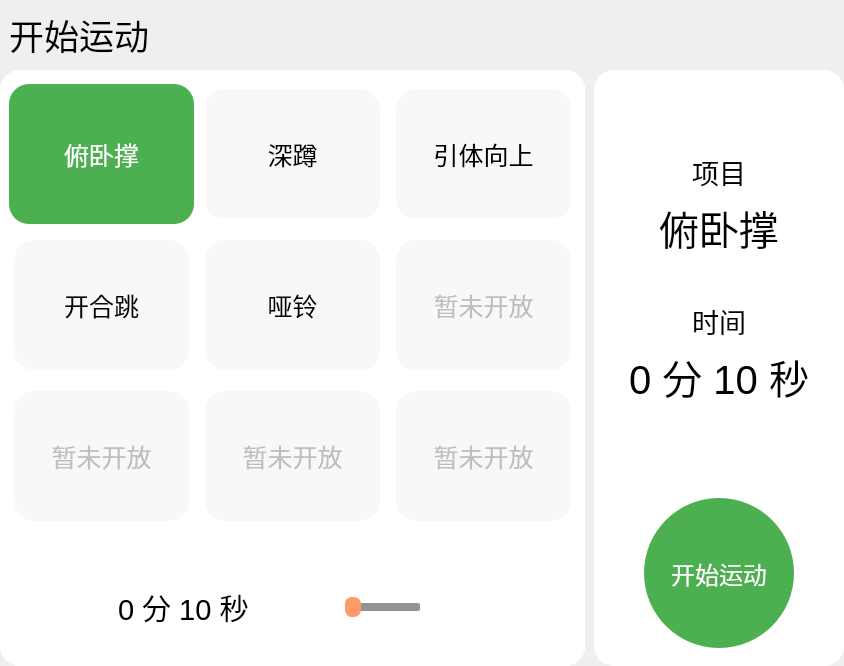
      <widget class="QWidget" name="sportPage">
       <layout class="QVBoxLayout" name="verticalLayout_3" stretch="1,9">
        <property name="spacing">
         <number>0</number>
        </property>
        <property name="leftMargin">
         <number>0</number>
        </property>
        <property name="topMargin">
         <number>0</number>
        </property>
        <property name="rightMargin">
         <number>0</number>
        </property>
        <property name="bottomMargin">
         <number>0</number>
        </property>
        <item>
         <widget class="QWidget" name="widget_6" native="true">
          <layout class="QGridLayout" name="gridLayout_4">
           <item row="0" column="0">
            <widget class="QLabel" name="label_4">
             <property name="font">
              <font>
               <pointsize>26</pointsize>
               <bold>false</bold>
              </font>
             </property>
             <property name="styleSheet">
              <string notr="true">/*color: rgb(129, 131, 133);*/</string>
             </property>
             <property name="text">
              <string>开始运动</string>
             </property>
            </widget>
           </item>
          </layout>
         </widget>
        </item>
        <item>
         <widget class="QWidget" name="widget_7" native="true">
          <layout class="QHBoxLayout" name="horizontalLayout_3" stretch="7,3">
           <property name="spacing">
            <number>9</number>
           </property>
           <property name="leftMargin">
            <number>0</number>
           </property>
           <property name="topMargin">
            <number>0</number>
           </property>
           <property name="rightMargin">
            <number>0</number>
           </property>
           <property name="bottomMargin">
            <number>0</number>
           </property>
           <item>
            <widget class="QWidget" name="widget_12" native="true">
             <property name="styleSheet">
              <string notr="true">background-color: rgb(255, 255, 255);
border-radius:20px;</string>
             </property>
             <layout class="QVBoxLayout" name="verticalLayout_7" stretch="8,2">
              <property name="leftMargin">
               <number>0</number>
              </property>
              <property name="topMargin">
               <number>0</number>
              </property>
              <property name="rightMargin">
               <number>0</number>
              </property>
              <property name="bottomMargin">
               <number>0</number>
              </property>
              <item>
               <widget class="QGroupBox" name="itemGroupBox">
                <property name="styleSheet">
                 <string notr="true">#groupBox{
	
}

QPushButton{
	background-color: rgb(248, 248, 248);
	min-height:130px;
	font-size:25px;
	text-align: center;
	margin:5px;
	border-radius:20px;
}


QPushButton::hover {
	margin:0px;
}

QPushButton::checked {
	background-color: rgb(76, 175, 80);
	margin:0px;
	color: rgb(255, 255, 255);
}</string>
                </property>
                <property name="title">
                 <string/>
                </property>
                <property name="alignment">
                 <set>Qt::AlignCenter</set>
                </property>
                <layout class="QGridLayout" name="gridLayout_5">
                 <item row="0" column="0">
                  <widget class="QPushButton" name="pushChoice_Button">
                   <property name="text">
                    <string>俯卧撑</string>
                   </property>
                   <property name="checkable">
                    <bool>true</bool>
                   </property>
                   <property name="checked">
                    <bool>true</bool>
                   </property>
                   <property name="autoExclusive">
                    <bool>true</bool>
                   </property>
                  </widget>
                 </item>
                 <item row="0" column="2">
                  <widget class="QPushButton" name="chinningChoiceButton">
                   <property name="text">
                    <string>引体向上</string>
                   </property>
                   <property name="checkable">
                    <bool>true</bool>
                   </property>
                   <property name="autoExclusive">
                    <bool>true</bool>
                   </property>
                  </widget>
                 </item>
                 <item row="1" column="1">
                  <widget class="QPushButton" name="dumbbellChoiceButton">
                   <property name="text">
                    <string>哑铃</string>
                   </property>
                   <property name="checkable">
                    <bool>true</bool>
                   </property>
                   <property name="autoExclusive">
                    <bool>true</bool>
                   </property>
                  </widget>
                 </item>
                 <item row="1" column="2">
                  <widget class="QPushButton" name="pushButton_8">
                   <property name="enabled">
                    <bool>false</bool>
                   </property>
                   <property name="text">
                    <string>暂未开放</string>
                   </property>
                   <property name="checkable">
                    <bool>true</bool>
                   </property>
                   <property name="autoExclusive">
                    <bool>true</bool>
                   </property>
                  </widget>
                 </item>
                 <item row="2" column="0">
                  <widget class="QPushButton" name="pushButton_9">
                   <property name="enabled">
                    <bool>false</bool>
                   </property>
                   <property name="text">
                    <string>暂未开放</string>
                   </property>
                   <property name="checkable">
                    <bool>true</bool>
                   </property>
                   <property name="autoExclusive">
                    <bool>true</bool>
                   </property>
                  </widget>
                 </item>
                 <item row="2" column="1">
                  <widget class="QPushButton" name="pushButton_10">
                   <property name="enabled">
                    <bool>false</bool>
                   </property>
                   <property name="text">
                    <string>暂未开放</string>
                   </property>
                   <property name="checkable">
                    <bool>true</bool>
                   </property>
                   <property name="autoExclusive">
                    <bool>true</bool>
                   </property>
                  </widget>
                 </item>
                 <item row="2" column="2">
                  <widget class="QPushButton" name="pushButton_11">
                   <property name="enabled">
                    <bool>false</bool>
                   </property>
                   <property name="text">
                    <string>暂未开放</string>
                   </property>
                   <property name="checkable">
                    <bool>true</bool>
                   </property>
                   <property name="autoExclusive">
                    <bool>true</bool>
                   </property>
                  </widget>
                 </item>
                 <item row="0" column="1">
                  <widget class="QPushButton" name="squatChoice_Button">
                   <property name="text">
                    <string>深蹲</string>
                   </property>
                   <property name="checkable">
                    <bool>true</bool>
                   </property>
                   <property name="autoExclusive">
                    <bool>true</bool>
                   </property>
                  </widget>
                 </item>
                 <item row="1" column="0">
                  <widget class="QPushButton" name="jumpingJacksChoice_Button">
                   <property name="text">
                    <string>开合跳</string>
                   </property>
                   <property name="checkable">
                    <bool>true</bool>
                   </property>
                   <property name="autoExclusive">
                    <bool>true</bool>
                   </property>
                  </widget>
                 </item>
                </layout>
               </widget>
              </item>
              <item>
               <widget class="QWidget" name="widget_13" native="true">
                <property name="styleSheet">
                 <string notr="true"/>
                </property>
                <layout class="QHBoxLayout" name="horizontalLayout_4">
                 <item>
                  <spacer name="horizontalSpacer">
                   <property name="orientation">
                    <enum>Qt::Horizontal</enum>
                   </property>
                   <property name="sizeHint" stdset="0">
                    <size>
                     <width>118</width>
                     <height>20</height>
                    </size>
                   </property>
                  </spacer>
                 </item>
                 <item>
                  <widget class="QLabel" name="leftTime_Label">
                   <property name="font">
                    <font>
                     <pointsize>22</pointsize>
                    </font>
                   </property>
                   <property name="text">
                    <string>0 分 10 秒</string>
                   </property>
                  </widget>
                 </item>
                 <item>
                  <spacer name="horizontalSpacer_3">
                   <property name="orientation">
                    <enum>Qt::Horizontal</enum>
                   </property>
                   <property name="sizeHint" stdset="0">
                    <size>
                     <width>98</width>
                     <height>20</height>
                    </size>
                   </property>
                  </spacer>
                 </item>
                 <item>
                  <widget class="QSlider" name="sportTime_Slider">
                   <property name="minimumSize">
                    <size>
                     <width>0</width>
                     <height>24</height>
                    </size>
                   </property>
                   <property name="styleSheet">
                    <string notr="true">
QSlider::groove:horizontal {
border: 0px solid #bbb;
}
QSlider::sub-page:horizontal {
background: rgb(235,97,0);
border-radius: 0px;
margin-top:8px;
margin-bottom:8px;
}
QSlider::add-page:horizontal {
background: ;
	background-color: rgb(147, 147, 147);
border: 0px solid #777;
border-radius: 2px;
margin-top:8px;
margin-bottom:8px;
}
QSlider::handle:horizontal {
background: rgb(255,153,102);
border: 1px solid rgb(255,153,102);
width: 14px;
height:10px;
border-radius: 7px;
margin-top:2px;
margin-bottom:2px;
}
QSlider::handle:horizontal:hover {
background: rgb(255,128,6);
border: 1px solid rgba(102,102,102,102);
border-radius: 7px;
}
QSlider::sub-page:horizontal:disabled {
background: #bbb;
border-color: #999;
}
QSlider::add-page:horizontal:disabled {
background: #eee;
border-color: #999;
}
QSlider::handle:horizontal:disabled {
background: #eee;
border: 1px solid #aaa;
border-radius: 4px;
}</string>
                   </property>
                   <property name="minimum">
                    <number>10</number>
                   </property>
                   <property name="maximum">
                    <number>600</number>
                   </property>
                   <property name="singleStep">
                    <number>5</number>
                   </property>
                   <property name="orientation">
                    <enum>Qt::Horizontal</enum>
                   </property>
                  </widget>
                 </item>
                 <item>
                  <spacer name="horizontalSpacer_2">
                   <property name="orientation">
                    <enum>Qt::Horizontal</enum>
                   </property>
                   <property name="sizeHint" stdset="0">
                    <size>
                     <width>164</width>
                     <height>20</height>
                    </size>
                   </property>
                  </spacer>
                 </item>
                </layout>
               </widget>
              </item>
             </layout>
            </widget>
           </item>
           <item>
            <widget class="QWidget" name="widget_8" native="true">
             <property name="styleSheet">
              <string notr="true">#widget_8{
	/*border:2px solid rgb(129, 131, 133);*/
	background-color: rgb(255, 255, 255);
	border-radius:20px;
}</string>
             </property>
             <layout class="QVBoxLayout" name="verticalLayout_4">
              <item>
               <spacer name="verticalSpacer_3">
                <property name="orientation">
                 <enum>Qt::Vertical</enum>
                </property>
                <property name="sizeType">
                 <enum>QSizePolicy::Fixed</enum>
                </property>
                <property name="sizeHint" stdset="0">
                 <size>
                  <width>20</width>
                  <height>64</height>
                 </size>
                </property>
               </spacer>
              </item>
              <item>
               <widget class="QWidget" name="widget_9" native="true">
                <property name="minimumSize">
                 <size>
                  <width>0</width>
                  <height>100</height>
                 </size>
                </property>
                <property name="styleSheet">
                 <string notr="true">background-color: transparent;</string>
                </property>
                <layout class="QVBoxLayout" name="verticalLayout_5">
                 <item>
                  <widget class="QLabel" name="label_5">
                   <property name="font">
                    <font>
                     <pointsize>20</pointsize>
                    </font>
                   </property>
                   <property name="text">
                    <string>项目</string>
                   </property>
                   <property name="alignment">
                    <set>Qt::AlignCenter</set>
                   </property>
                  </widget>
                 </item>
                 <item>
                  <widget class="QLabel" name="item_Label">
                   <property name="font">
                    <font>
                     <pointsize>30</pointsize>
                    </font>
                   </property>
                   <property name="text">
                    <string>俯卧撑</string>
                   </property>
                   <property name="alignment">
                    <set>Qt::AlignCenter</set>
                   </property>
                  </widget>
                 </item>
                </layout>
               </widget>
              </item>
              <item>
               <spacer name="verticalSpacer_4">
                <property name="orientation">
                 <enum>Qt::Vertical</enum>
                </property>
                <property name="sizeType">
                 <enum>QSizePolicy::Fixed</enum>
                </property>
                <property name="sizeHint" stdset="0">
                 <size>
                  <width>20</width>
                  <height>20</height>
                 </size>
                </property>
               </spacer>
              </item>
              <item>
               <widget class="QWidget" name="widget_10" native="true">
                <property name="minimumSize">
                 <size>
                  <width>0</width>
                  <height>100</height>
                 </size>
                </property>
                <property name="styleSheet">
                 <string notr="true">background-color: transparent;</string>
                </property>
                <layout class="QVBoxLayout" name="verticalLayout_6">
                 <item>
                  <widget class="QLabel" name="label_7">
                   <property name="font">
                    <font>
                     <pointsize>20</pointsize>
                    </font>
                   </property>
                   <property name="text">
                    <string>时间</string>
                   </property>
                   <property name="alignment">
                    <set>Qt::AlignCenter</set>
                   </property>
                  </widget>
                 </item>
                 <item>
                  <widget class="QLabel" name="rightTime_Label">
                   <property name="font">
                    <font>
                     <pointsize>30</pointsize>
                    </font>
                   </property>
                   <property name="text">
                    <string>0 分 10 秒</string>
                   </property>
                   <property name="alignment">
                    <set>Qt::AlignCenter</set>
                   </property>
                  </widget>
                 </item>
                </layout>
               </widget>
              </item>
              <item>
               <spacer name="verticalSpacer_2">
                <property name="orientation">
                 <enum>Qt::Vertical</enum>
                </property>
                <property name="sizeHint" stdset="0">
                 <size>
                  <width>20</width>
                  <height>68</height>
                 </size>
                </property>
               </spacer>
              </item>
              <item>
               <widget class="QWidget" name="widget_11" native="true">
                <property name="styleSheet">
                 <string notr="true">background-color: transparent;</string>
                </property>
                <layout class="QGridLayout" name="gridLayout_3">
                 <item row="0" column="0">
                  <widget class="QPushButton" name="startButton">
                   <property name="minimumSize">
                    <size>
                     <width>150</width>
                     <height>150</height>
                    </size>
                   </property>
                   <property name="maximumSize">
                    <size>
                     <width>150</width>
                     <height>150</height>
                    </size>
                   </property>
                   <property name="font">
                    <font>
                     <pointsize>18</pointsize>
                    </font>
                   </property>
                   <property name="styleSheet">
                    <string notr="true">background-color: rgb(76, 175, 80);
border-radius:75px;
color: rgb(255, 255, 255);</string>
                   </property>
                   <property name="text">
                    <string>开始运动</string>
                   </property>
                  </widget>
                 </item>
                </layout>
               </widget>
              </item>
             </layout>
            </widget>
           </item>
          </layout>
         </widget>
        </item>
       </layout>
      </widget>
